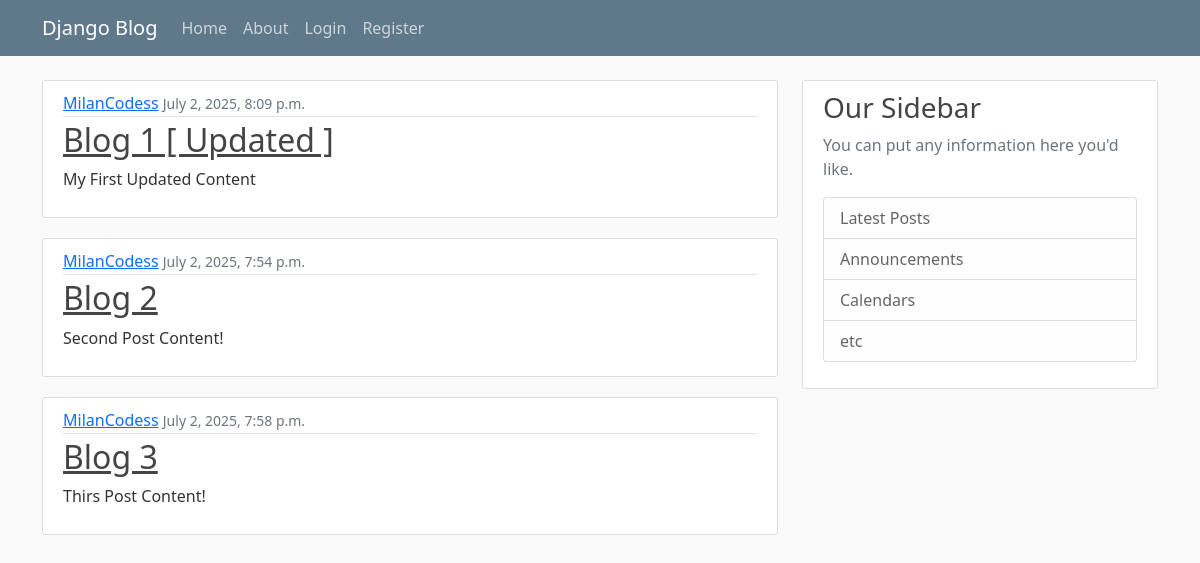
The page / on the database its author committed.
### blog/models.py (models this page shows, shortened)
class Post(models.Model):
    title = models.CharField(max_length=100)
    content = models.TextField()
    date_posted = models.DateTimeField(default=timezone.now)
    author = models.ForeignKey(User, on_delete=models.CASCADE)

### blog/views.py (the view)
# urls.py: path('', views.home, name="blog-home"),
def home(request):
    context = {
        'posts': Post.objects.all()
    }
    return render(request, 'blog/home.html', context)

### blog/templates/blog/home.html
{% extends "blog/base.html" %}
{% block content %}
    {% for post in posts %}
        <article class="media content-section">
        <div class="media-body">
            <div class="article-metadata">
            <a class="mr-2" href="#">{{ post.author }}</a>
            <small class="text-muted">{{ post.date_posted }}</small>
            </div>
            <h2><a class="article-title" href="#">{{ post.title }}</a></h2>
            <p class="article-content">{{ post.content }}</p>
        </div>
        </article>
    {% endfor %}
{% endblock content %}

### blog/templates/blog/base.html (shortened to what this page needs)
{% load static %}
<!DOCTYPE html>
<html lang="en">
<head>
    <link href="https://cdn.jsdelivr.net/npm/bootstrap@5.0.2/dist/css/bootstrap.min.css" rel="stylesheet">
    <link rel="stylesheet" type="text/css" href="{% static 'blog/main.css' %}">
</head>
<body>
    <header class="site-header">
        <nav class="navbar navbar-expand-md navbar-dark bg-steel fixed-top">
            <div class="container">
            <a class="navbar-brand mr-4" href="{% url 'blog-home' %}">Django Blog</a>
            <div class="collapse navbar-collapse" id="navbarToggle">
                <div class="navbar-nav mr-auto">
                <a class="nav-item nav-link" href="{% url 'blog-home' %}">Home</a>
                <a class="nav-item nav-link" href="{% url 'blog-about' %}">About</a>
                </div>
                <div class="navbar-nav">
                    {% if user.is_authenticated %}
                    <a class="nav-item nav-link" href="{% url 'profile' %}">Profile</a>
                        <form method="POST" action="{% url 'logout' %}" class="d-inline">
                            {% csrf_token %}
                            <button type="submit" class="btn btn-link nav-item nav-link" style="display: inline; padding: 0; border: none; background: none;">
                                Logout
                            </button>
                        </form>
                    {% else %}
                        <a class="nav-item nav-link" href="{% url 'login' %}">Login</a>
                        <a class="nav-item nav-link" href="{% url 'register' %}">Register</a>
                    {% endif %}
                </div>
            </div>
            </div>
        </nav>
    </header>
        <main role="main" class="container">
    <div class="row">
        <div class="col-md-8">
        {% block content %}{% endblock %}
        </div>
        <div class="col-md-4">
        <div class="content-section">
            <h3>Our Sidebar</h3>
            <p class='text-muted'>You can put any information here you'd like.
            <ul class="list-group">
                <li class="list-group-item list-group-item-light">Latest Posts</li>
                <li class="list-group-item list-group-item-light">Announcements</li>
                <li class="list-group-item list-group-item-light">Calendars</li>
                <li class="list-group-item list-group-item-light">etc</li>
            </ul>
            </p>
        </div>
        </div>
    </div>
    </main>
</body>
</html>

### blog/static/blog/main.css (style rules this page uses)
body { background: #fafafa; color: #333333; margin-top: 5rem; }
h1, h2, h3, h4, h5, h6 { color: #444444; }
ul { margin: 0; }
.bg-steel { background-color: #5f788a; }
.site-header .navbar-nav .nav-link { color: #cbd5db; }
.content-section { background: #ffffff; padding: 10px 20px; border: 1px solid #dddddd; border-radius: 3px; margin-bottom: 20px; }
.article-title { color: #444444; }
.article-content { white-space: pre-line; }
.article-metadata { padding-bottom: 1px; margin-bottom: 4px; border-bottom: 1px solid #e3e3e3 }

### rows shown on the page
Post: author "MilanCodess", date_posted "July 2, 2025, 8:09 p.m.", title "Blog 1 [ Updated ]", content "My First Updated Content"
Post: author "MilanCodess", date_posted "July 2, 2025, 7:54 p.m.", title "Blog 2", content "Second Post Content!"
Post: author "MilanCodess", date_posted "July 2, 2025, 7:58 p.m.", title "Blog 3", content "Thirs Post Content!"
